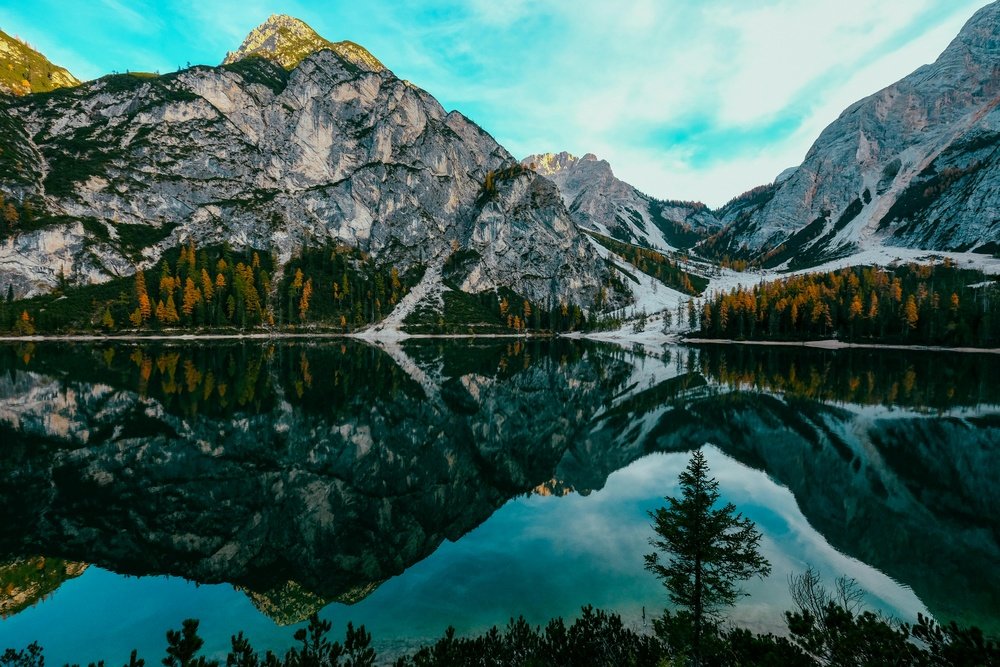
#> input picture images/4k-wallpaper-adventure-daylight-1525041.jpg, 1000 x 667 px, shrunk from 6000 x 4000 before the run
$ python -i colors.py   (imports and definitions only)
#> lines starting #> are read from the running program, lines starting #| are printed output that depends on the picture
#> further down, picture is the input picture: shape (667, 1000, 3); mean B, G, R 89.3, 94.6, 59.7
import cv2 as cv
from cv2.typing import MatLike
from PIL import Image, ImageTk
from matplotlib import pyplot as plt
import numpy as np
#kanaly
#poc2

# [26 lines left out: functions oneChannel, change_channel, not called in this run]

#slicing

def RGB_to_HSV(img: MatLike) -> MatLike:
    hsv_img = cv.cvtColor(img, cv.COLOR_RGB2HSV)
    return hsv_img

def RGB_to_YUV(img: MatLike) -> MatLike:
    yuv_img = cv.cvtColor(img, cv.COLOR_RGB2YUV)
    return yuv_img

# [9 lines left out: function RGB_to_YUV_mine, not called in this run]

#slicing

def color_to_black_and_white1(img: MatLike) -> MatLike:
    gr_img = cv.cvtColor(img, cv.COLOR_RGB2GRAY)
    return gr_img

# [46 lines left out: functions color_to_black_and_white2, color_to_black_and_white3, grey_histogram, grey_histogram_fun, not called in this run]

def rgb_histogram(img: MatLike):
    hist_R = cv.calcHist([img], [0], None, [256], [0,256])
#> hist_R = 256 values, max 14167 at index 230, min 0 at index 252, mean 2605.5
    hist_G = cv.calcHist([img], [1], None, [256], [0,256])
#> hist_G = 256 values, max 14898 at index 233, min 1 at index 255, mean 2605.5
    hist_B = cv.calcHist([img], [2], None, [256], [0,256])
#> hist_B = 256 values, max 126061 at index 0, min 0 at index 252, mean 2605.5

    plt.plot(hist_R, color='red')
    plt.plot(hist_G, color='green')
    plt.plot(hist_B, color='blue')
    plt.xlabel('Kanaly')
    plt.ylabel('Liczebność pikseli')
    plt.title('Histogram RGB')
    plt.show()
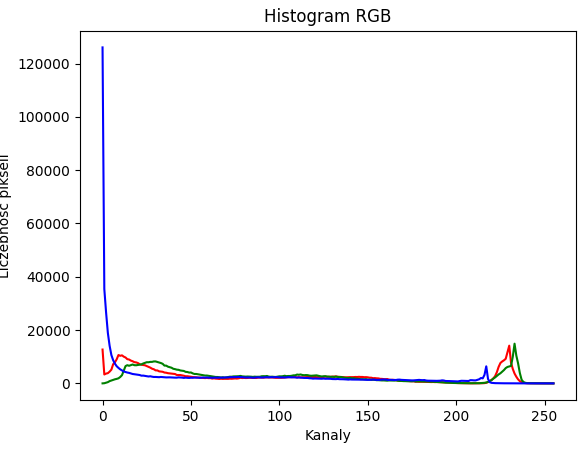
#> figure drawn by matplotlib, 1 panel; curve peaks at x = 230, y = 14167; curve peaks at x = 233, y = 14898; curve peaks at x = 0, y = 126061


>>> import cv2
>>> picture = cv2.imread('images/4k-wallpaper-adventure-daylight-1525041.jpg')
>>> result = rgb_histogram(picture)

$ run again, on images/beach.jpg
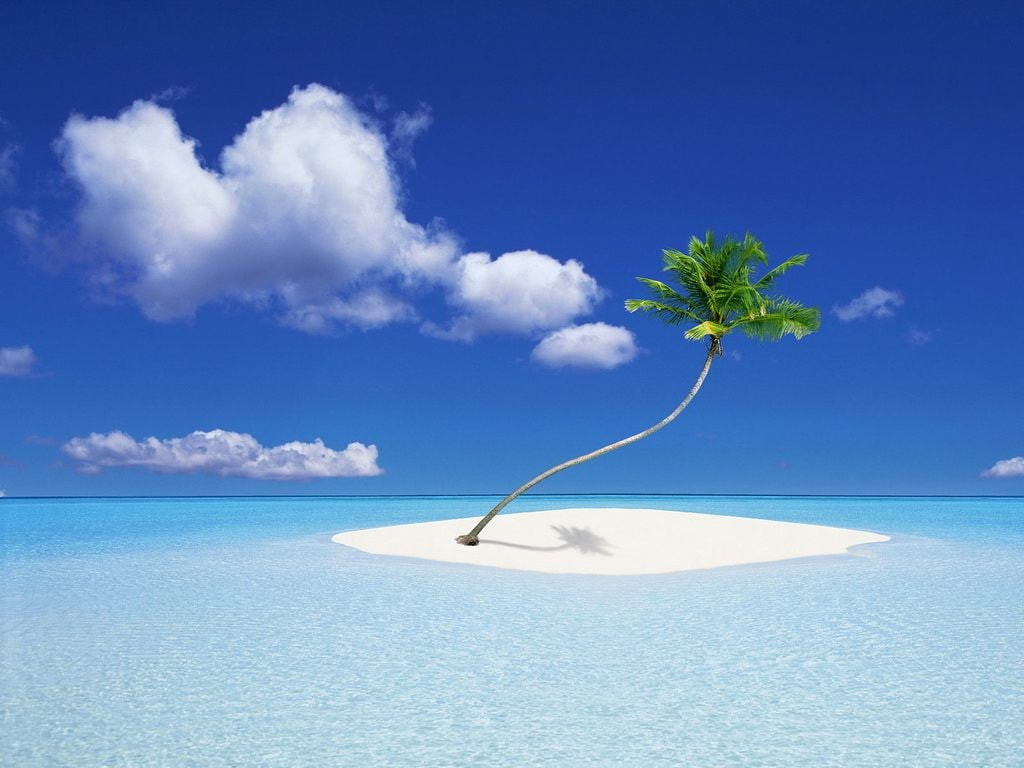
#> input picture images/beach.jpg, 1024 x 768 px
#> picture is the input picture: shape (768, 1024, 3); mean B, G, R 191.6, 136.9, 100.1
#> hist_R = 256 values, max 14023 at index 237, min 42 at index 2, mean 3072
#> hist_G = 256 values, max 22590 at index 55, min 0 at index 3, mean 3072
#> hist_B = 256 values, max 18387 at index 24, min 13 at index 254, mean 3072
#> in rgb_histogram, `plt.show()`:
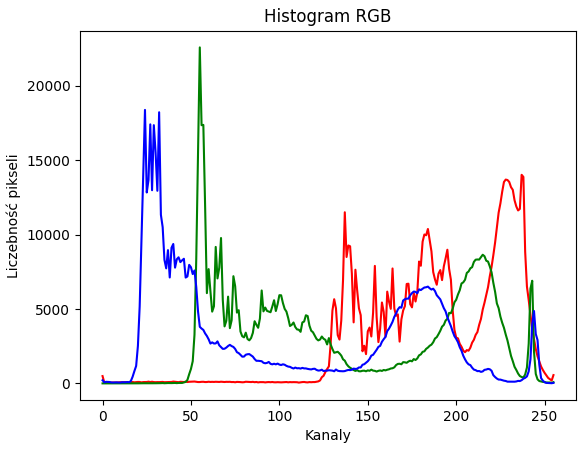
#> figure drawn by matplotlib, 1 panel; curve peaks at x = 237, y = 14023; curve peaks at x = 55, y = 22590; curve peaks at x = 24, y = 18387

$ run again, on images/bird.jpg
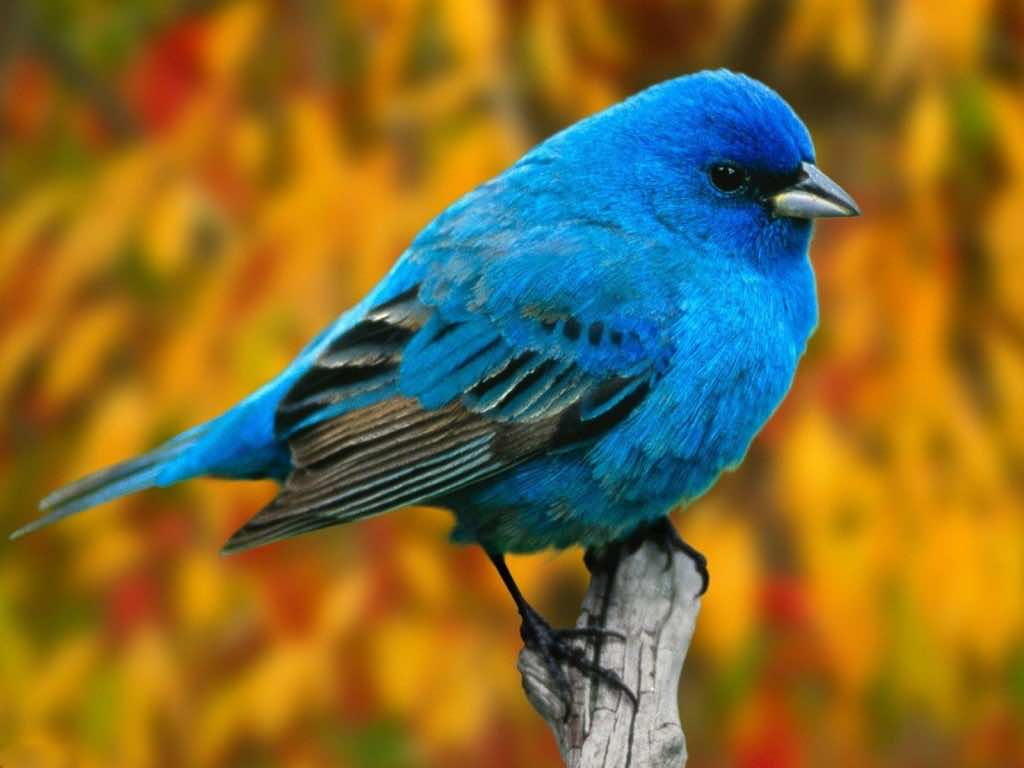
#> input picture images/bird.jpg, 1024 x 768 px
#> picture is the input picture: shape (768, 1024, 3); mean B, G, R 49.8, 107.6, 130
#> hist_R = 256 values, max 33654 at index 0, min 347 at index 254, mean 3072
#> hist_G = 256 values, max 8036 at index 140, min 0 at index 246, mean 3072
#> hist_B = 256 values, max 20532 at index 0, min 93 at index 255, mean 3072
#> in rgb_histogram, `plt.show()`:
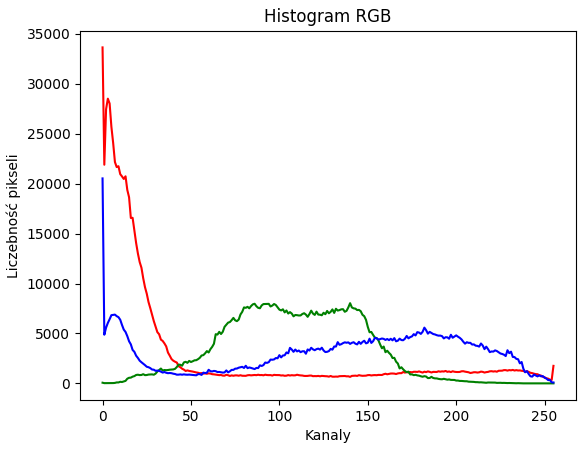
#> figure drawn by matplotlib, 1 panel; curve peaks at x = 0, y = 33654; curve peaks at x = 140, y = 8036; curve peaks at x = 0, y = 20532
